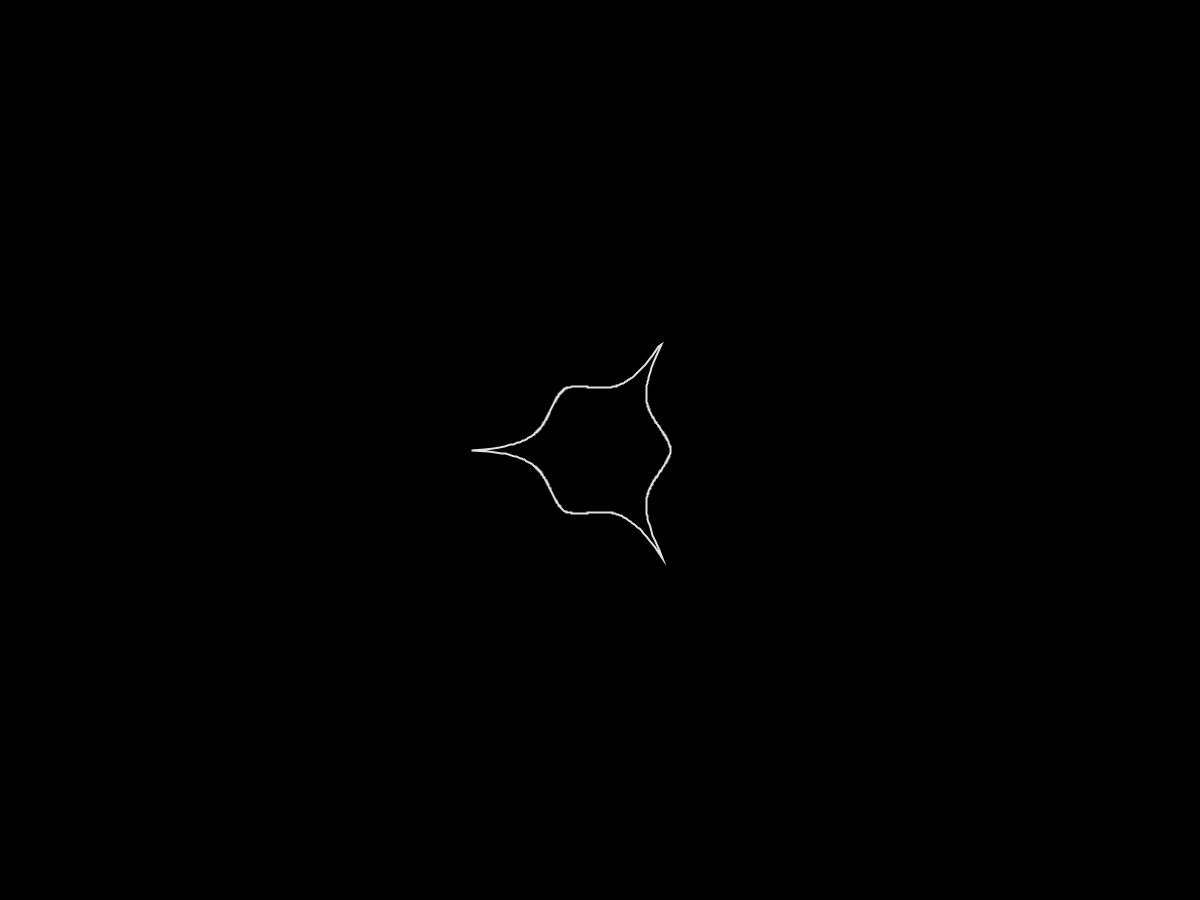
Frame 1 (no input)
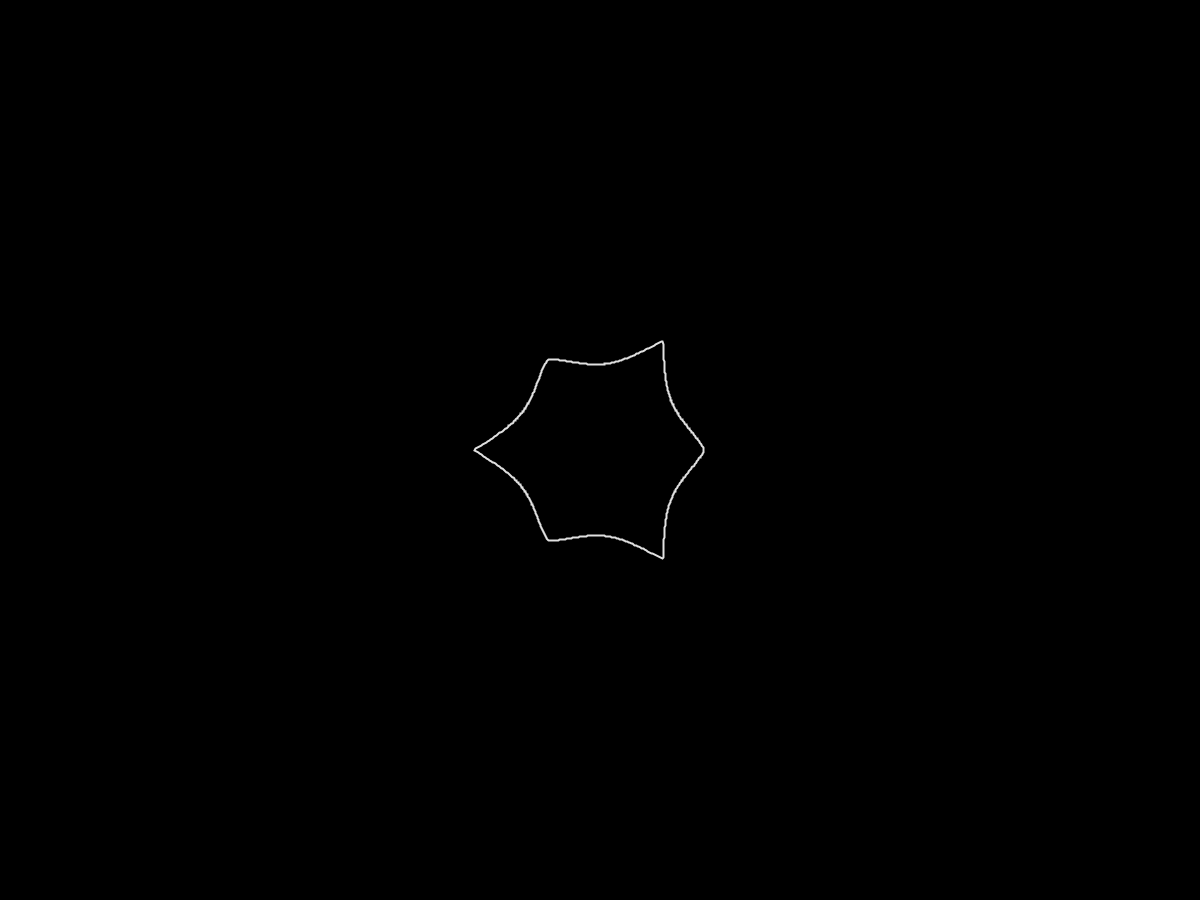
Frame 60 (the mouse pressed at the canvas centre just before this capture)
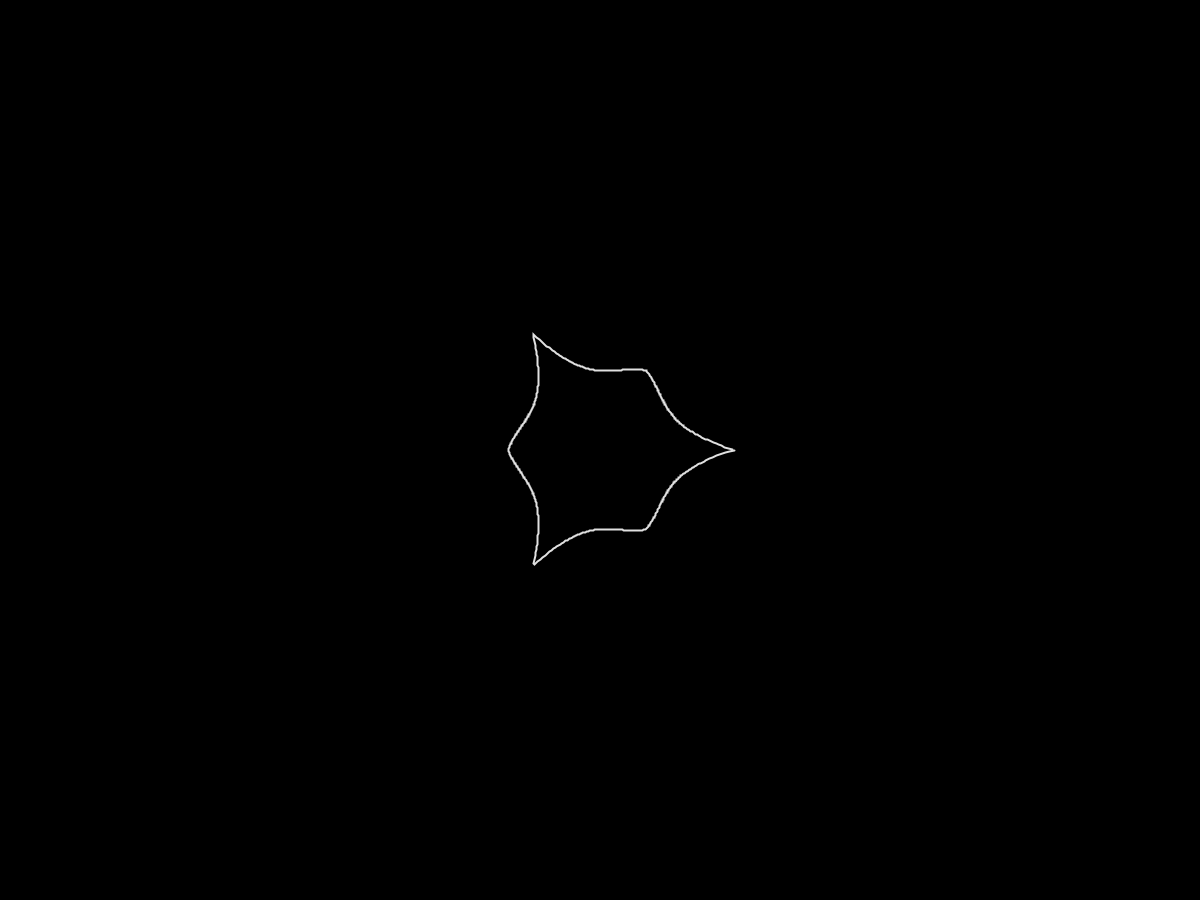
Frame 120 (the mouse held since frame 60 and released just before this capture)

The Processing sketch that drew these frames (run headless with seeded random() and noise(); from frame 60 on, the mouse is pressed at the canvas centre):

// Processing sketch: SuperFormula
// ── SuperFormula.pde
void setup() {
  size(1200,900);

  noFill();
  stroke(225);
  strokeWeight(2);
}

float t = 0;

void draw() {
  
  background(0);
  
  translate(width / 2, height / 2);
  
  beginShape();
  
  // add vertices ... 
  for(float theta = 0; theta <= 2*PI; theta += 0.01){
    float rad = r(theta,
    2, // a
    2, // b
    6, // m
    1, // n1
    sin(t)  + 0.5, // n2
    cos(t)  + 0.5  // n3
    );
    float x = rad * cos(theta) * 50;
    float y = rad *sin(theta) * 50;
    vertex(x,y);
  }
  
  endShape();
  
  t+= 0.01;
}


float r(float theta, float a, float b, float m, float n1, float n2, float n3) {
  return pow(pow(abs(cos(m * theta / 4.0) / a), n2)  + pow(abs(sin(m * theta / 4.0) / b), n3), -1.0/n1);
}
